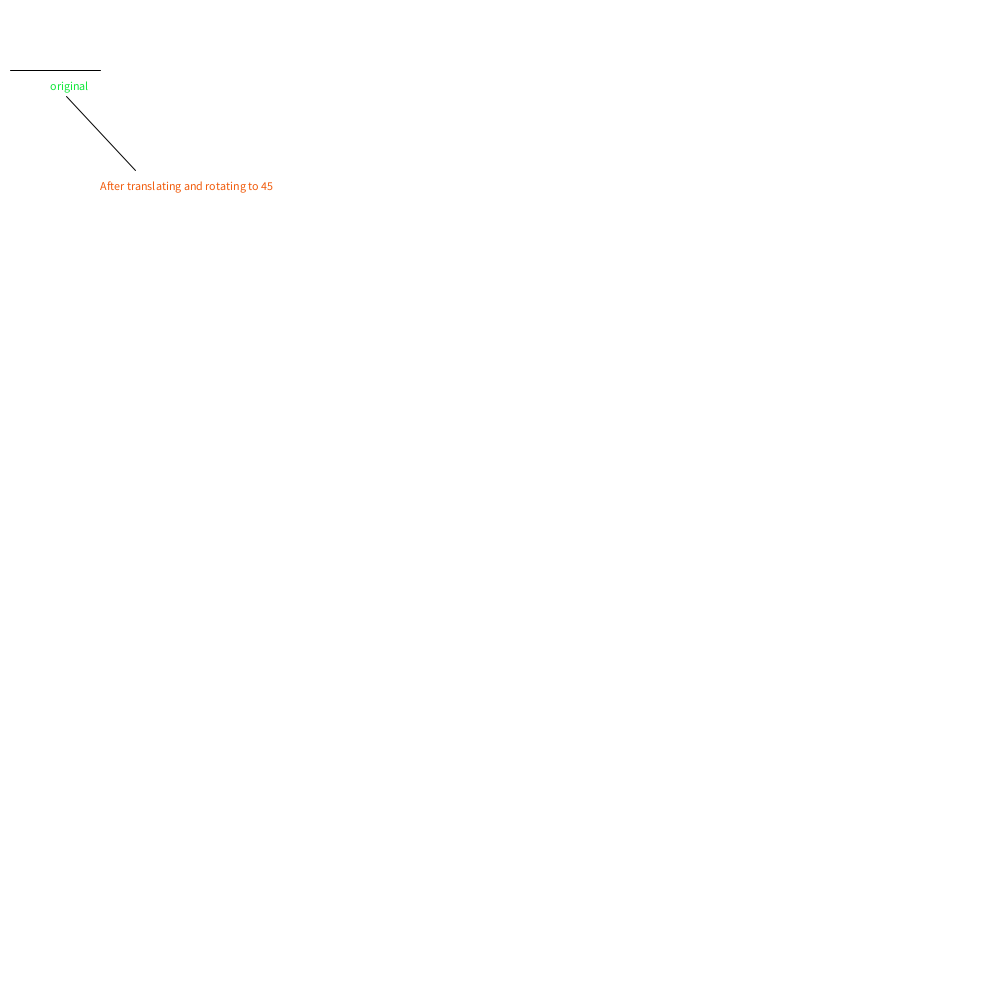
Frame 1 (no input)
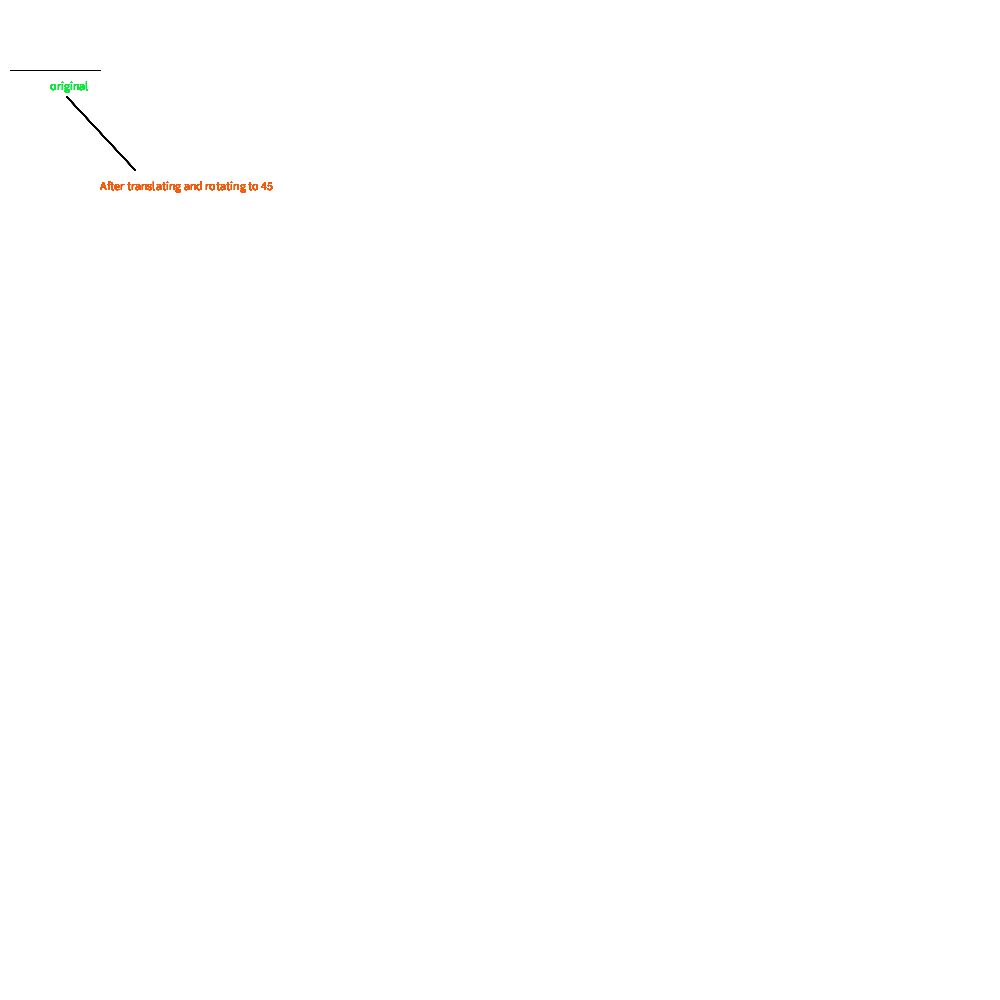
Frame 60 (the mouse pressed at the canvas centre just before this capture)
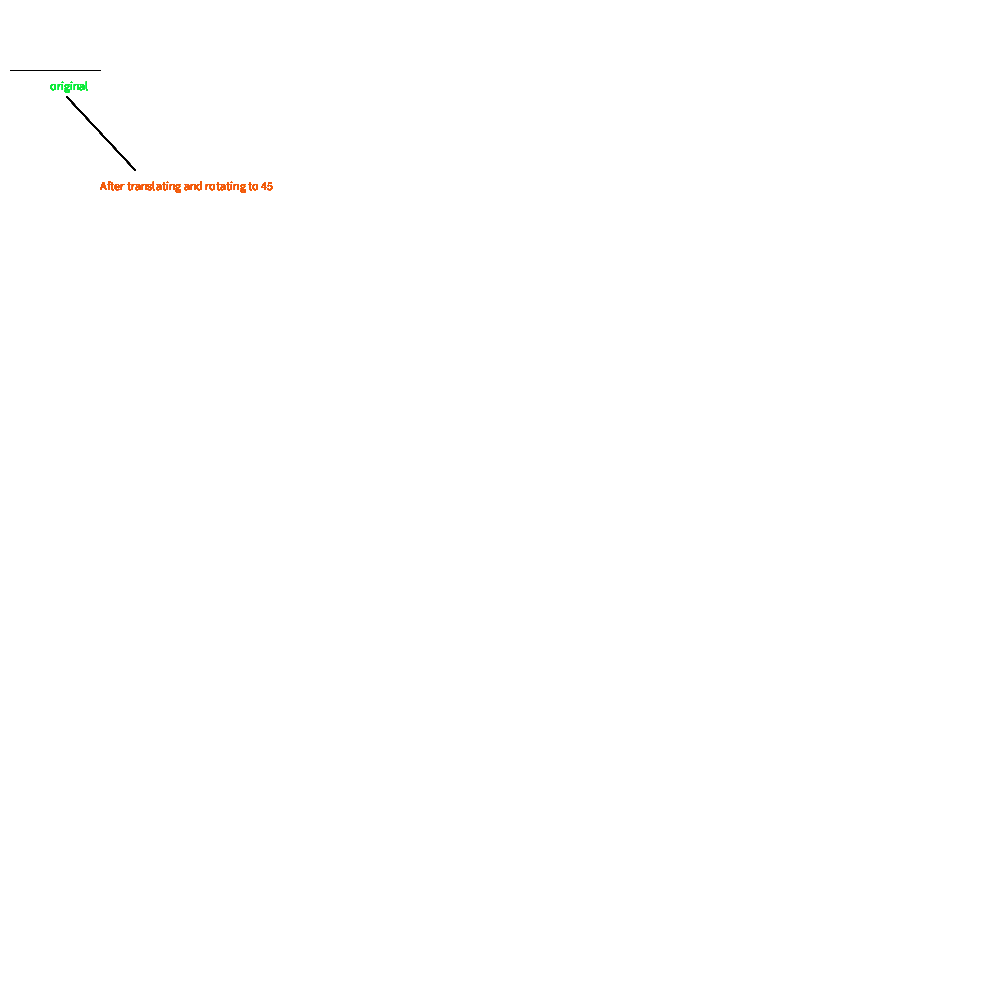
Frame 120 (the mouse held since frame 60 and released just before this capture)

The Processing sketch that drew these frames (run headless with seeded random() and noise(); from frame 60 on, the mouse is pressed at the canvas centre):

// Processing sketch: lab6c
// ── lab6c.pde
void setup()
{
size(1000,1000);
background(255);

}
void draw()
{
 
 int tx=35,ty=100;
 float angle=45;
 scaling_rotation(tx,ty,angle);
 
}


void scaling_rotation(int tx,int ty,float angle)
{  
 int x1=10,x2=100,y1=70,y2=70;
 fill(13,230,56);
text("original",50,90);
line(x1,y1,x2,y2);
int x3=x1+tx;
int x5=x2+tx;
int y3=y1+ty;
int y5=y2+ty;
float ang=(angle*3.14)/180;
float x4=(((x5-x3)*cos(angle))-((y5-y3)+sin(angle)));
float y4=(((x5-x3)*sin(angle))-((y5-y3)+cos(angle)));
fill(240,90,10);
text("After translating and rotating to 45",100,190);
line(x5,y5,x4+20,y4+20);

}
